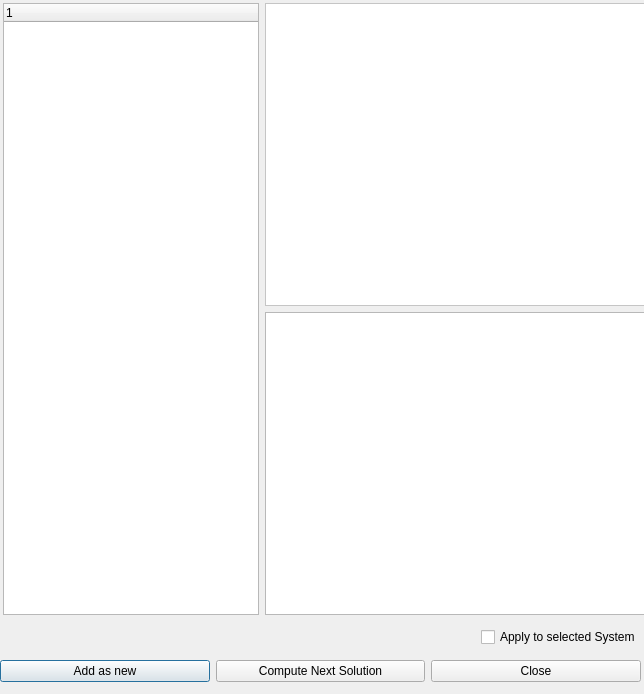
<?xml version="1.0" encoding="UTF-8"?>
<ui version="4.0">
 <class>AssignBondOrderResultsDialogData</class>
 <widget class="QDialog" name="AssignBondOrderResultsDialogData">
  <property name="geometry">
   <rect>
    <x>0</x>
    <y>0</y>
    <width>644</width>
    <height>694</height>
   </rect>
  </property>
  <property name="windowTitle">
   <string>Bond Order Assignment Results</string>
  </property>
  <widget class="QFrame" name="SDFrame">
   <property name="geometry">
    <rect>
     <x>265</x>
     <y>3</y>
     <width>380</width>
     <height>303</height>
    </rect>
   </property>
   <property name="sizePolicy">
    <sizepolicy hsizetype="Preferred" vsizetype="MinimumExpanding">
     <horstretch>0</horstretch>
     <verstretch>0</verstretch>
    </sizepolicy>
   </property>
   <property name="palette">
    <palette>
     <active>
      <colorrole role="Base">
       <brush brushstyle="SolidPattern">
        <color alpha="255">
         <red>255</red>
         <green>255</green>
         <blue>255</blue>
        </color>
       </brush>
      </colorrole>
      <colorrole role="Window">
       <brush brushstyle="SolidPattern">
        <color alpha="255">
         <red>255</red>
         <green>255</green>
         <blue>255</blue>
        </color>
       </brush>
      </colorrole>
     </active>
     <inactive>
      <colorrole role="Base">
       <brush brushstyle="SolidPattern">
        <color alpha="255">
         <red>255</red>
         <green>255</green>
         <blue>255</blue>
        </color>
       </brush>
      </colorrole>
      <colorrole role="Window">
       <brush brushstyle="SolidPattern">
        <color alpha="255">
         <red>255</red>
         <green>255</green>
         <blue>255</blue>
        </color>
       </brush>
      </colorrole>
     </inactive>
     <disabled>
      <colorrole role="Base">
       <brush brushstyle="SolidPattern">
        <color alpha="255">
         <red>255</red>
         <green>255</green>
         <blue>255</blue>
        </color>
       </brush>
      </colorrole>
      <colorrole role="Window">
       <brush brushstyle="SolidPattern">
        <color alpha="255">
         <red>255</red>
         <green>255</green>
         <blue>255</blue>
        </color>
       </brush>
      </colorrole>
     </disabled>
    </palette>
   </property>
   <property name="autoFillBackground">
    <bool>true</bool>
   </property>
   <property name="frameShape">
    <enum>QFrame::StyledPanel</enum>
   </property>
   <property name="frameShadow">
    <enum>QFrame::Raised</enum>
   </property>
  </widget>
  <widget class="QTextEdit" name="text_field">
   <property name="geometry">
    <rect>
     <x>265</x>
     <y>312</y>
     <width>380</width>
     <height>303</height>
    </rect>
   </property>
   <property name="sizePolicy">
    <sizepolicy hsizetype="Expanding" vsizetype="MinimumExpanding">
     <horstretch>0</horstretch>
     <verstretch>0</verstretch>
    </sizepolicy>
   </property>
  </widget>
  <widget class="QTreeWidget" name="queries">
   <property name="geometry">
    <rect>
     <x>3</x>
     <y>3</y>
     <width>256</width>
     <height>612</height>
    </rect>
   </property>
   <property name="sizePolicy">
    <sizepolicy hsizetype="Preferred" vsizetype="Expanding">
     <horstretch>0</horstretch>
     <verstretch>0</verstretch>
    </sizepolicy>
   </property>
   <column>
    <property name="text">
     <string>1</string>
    </property>
   </column>
  </widget>
  <widget class="QWidget" name="layoutWidget">
   <property name="geometry">
    <rect>
     <x>0</x>
     <y>620</y>
     <width>641</width>
     <height>71</height>
    </rect>
   </property>
   <layout class="QVBoxLayout" name="verticalLayout">
    <item>
     <layout class="QGridLayout" name="gridLayout">
      <item row="0" column="0">
       <spacer name="horizontalSpacer">
        <property name="orientation">
         <enum>Qt::Horizontal</enum>
        </property>
        <property name="sizeHint" stdset="0">
         <size>
          <width>428</width>
          <height>20</height>
         </size>
        </property>
       </spacer>
      </item>
      <item row="0" column="1">
       <widget class="QCheckBox" name="applyToSelected_checkBox">
        <property name="enabled">
         <bool>true</bool>
        </property>
        <property name="text">
         <string>Apply to selected System</string>
        </property>
        <property name="checked">
         <bool>false</bool>
        </property>
       </widget>
      </item>
     </layout>
    </item>
    <item>
     <layout class="QHBoxLayout">
      <property name="spacing">
       <number>6</number>
      </property>
      <property name="margin">
       <number>0</number>
      </property>
      <item>
       <widget class="QPushButton" name="addAsNew_button">
        <property name="sizePolicy">
         <sizepolicy hsizetype="Expanding" vsizetype="Fixed">
          <horstretch>0</horstretch>
          <verstretch>0</verstretch>
         </sizepolicy>
        </property>
        <property name="text">
         <string>Add as new</string>
        </property>
       </widget>
      </item>
      <item>
       <widget class="QPushButton" name="computeNextSolution_button">
        <property name="sizePolicy">
         <sizepolicy hsizetype="Expanding" vsizetype="Fixed">
          <horstretch>0</horstretch>
          <verstretch>0</verstretch>
         </sizepolicy>
        </property>
        <property name="text">
         <string>Compute Next Solution</string>
        </property>
       </widget>
      </item>
      <item>
       <widget class="QPushButton" name="cancel_button">
        <property name="sizePolicy">
         <sizepolicy hsizetype="Expanding" vsizetype="Fixed">
          <horstretch>0</horstretch>
          <verstretch>0</verstretch>
         </sizepolicy>
        </property>
        <property name="text">
         <string>Close</string>
        </property>
       </widget>
      </item>
     </layout>
    </item>
   </layout>
  </widget>
 </widget>
 <tabstops>
  <tabstop>addAsNew_button</tabstop>
  <tabstop>computeNextSolution_button</tabstop>
  <tabstop>cancel_button</tabstop>
  <tabstop>queries</tabstop>
  <tabstop>text_field</tabstop>
 </tabstops>
 <resources/>
 <connections>
  <connection>
   <sender>cancel_button</sender>
   <signal>clicked()</signal>
   <receiver>AssignBondOrderResultsDialogData</receiver>
   <slot>reject()</slot>
   <hints>
    <hint type="sourcelabel">
     <x>369</x>
     <y>253</y>
    </hint>
    <hint type="destinationlabel">
     <x>179</x>
     <y>282</y>
    </hint>
   </hints>
  </connection>
 </connections>
</ui>
